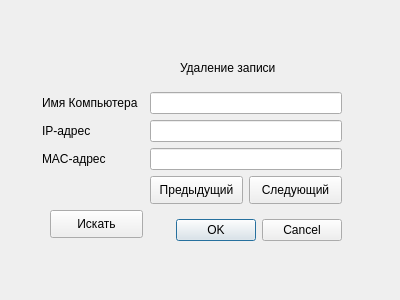
<?xml version="1.0" encoding="UTF-8"?>
<ui version="4.0">
 <class>DialogDeleteDevice</class>
 <widget class="QDialog" name="DialogDeleteDevice">
  <property name="geometry">
   <rect>
    <x>0</x>
    <y>0</y>
    <width>400</width>
    <height>300</height>
   </rect>
  </property>
  <property name="windowTitle">
   <string>Dialog</string>
  </property>
  <widget class="QLabel" name="label_3">
   <property name="geometry">
    <rect>
     <x>42</x>
     <y>148</y>
     <width>102</width>
     <height>22</height>
    </rect>
   </property>
   <property name="text">
    <string>MAC-адрес</string>
   </property>
  </widget>
  <widget class="QPushButton" name="previousButton">
   <property name="geometry">
    <rect>
     <x>150</x>
     <y>176</y>
     <width>93</width>
     <height>28</height>
    </rect>
   </property>
   <property name="text">
    <string>Предыдущий</string>
   </property>
  </widget>
  <widget class="QLabel" name="label_2">
   <property name="geometry">
    <rect>
     <x>42</x>
     <y>120</y>
     <width>102</width>
     <height>22</height>
    </rect>
   </property>
   <property name="text">
    <string>IP-адрес</string>
   </property>
  </widget>
  <widget class="QLineEdit" name="HostnameLineEdit">
   <property name="geometry">
    <rect>
     <x>150</x>
     <y>92</y>
     <width>192</width>
     <height>22</height>
    </rect>
   </property>
  </widget>
  <widget class="QLabel" name="label">
   <property name="geometry">
    <rect>
     <x>42</x>
     <y>92</y>
     <width>102</width>
     <height>22</height>
    </rect>
   </property>
   <property name="text">
    <string>Имя Компьютера</string>
   </property>
  </widget>
  <widget class="QLineEdit" name="IPAddressLineEdit">
   <property name="geometry">
    <rect>
     <x>150</x>
     <y>120</y>
     <width>192</width>
     <height>22</height>
    </rect>
   </property>
  </widget>
  <widget class="QPushButton" name="nextButton">
   <property name="geometry">
    <rect>
     <x>249</x>
     <y>176</y>
     <width>93</width>
     <height>28</height>
    </rect>
   </property>
   <property name="text">
    <string>Следующий</string>
   </property>
  </widget>
  <widget class="QLineEdit" name="MACLineEdit">
   <property name="geometry">
    <rect>
     <x>150</x>
     <y>148</y>
     <width>192</width>
     <height>22</height>
    </rect>
   </property>
  </widget>
  <widget class="QDialogButtonBox" name="buttonBox">
   <property name="geometry">
    <rect>
     <x>42</x>
     <y>210</y>
     <width>300</width>
     <height>41</height>
    </rect>
   </property>
   <property name="orientation">
    <enum>Qt::Horizontal</enum>
   </property>
   <property name="standardButtons">
    <set>QDialogButtonBox::Cancel|QDialogButtonBox::Ok</set>
   </property>
  </widget>
  <widget class="QLabel" name="label_4">
   <property name="geometry">
    <rect>
     <x>180</x>
     <y>60</y>
     <width>102</width>
     <height>16</height>
    </rect>
   </property>
   <property name="text">
    <string>Удаление записи</string>
   </property>
  </widget>
  <widget class="QPushButton" name="pushButton">
   <property name="geometry">
    <rect>
     <x>50</x>
     <y>210</y>
     <width>93</width>
     <height>28</height>
    </rect>
   </property>
   <property name="text">
    <string>Искать</string>
   </property>
  </widget>
 </widget>
 <resources/>
 <connections/>
</ui>
